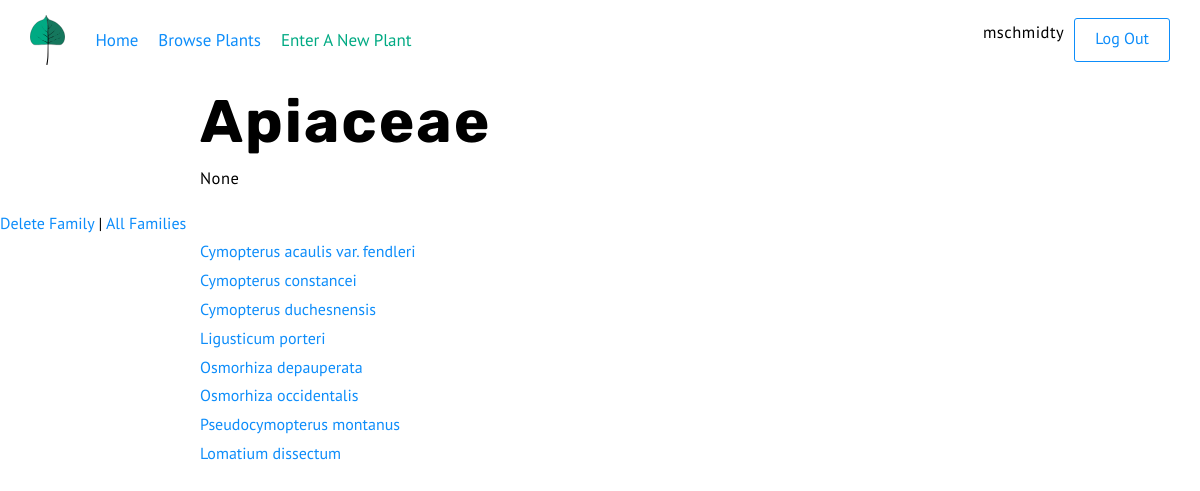
The app's page /plants/family/10/ (signed in) with its own data.
### plants/models.py (models this page shows, shortened)
class Family(models.Model):
    family = models.CharField(max_length = 100)
    family_description = models.TextField(null = True)

class plant_basics(models.Model):
    genus = models.CharField(max_length = 500)
    species = models.CharField(max_length = 500)
    symbol = models.CharField(max_length = 6, null = True)
    common_name = models.CharField(max_length = 100, null = True)
    description = models.TextField(null = True)
    image = models.ImageField(upload_to='images/', blank = True, null = True)
    family = models.ForeignKey(Family, on_delete = models.PROTECT, null = True)

### plants/views.py (the view)
# urls.py: path('family/<int:pk>/', views.FamilyDetailView.as_view(), name = 'family-detail'),
class FamilyDetailView(generic.DetailView):
    model = Family
    template_name = 'plants/family-detail.html'

### plants/templates/plants/family-detail.html
{% extends 'base.html'%}
{% block content%}
<h1>{{ object.family }}</h1>
<p>{{ object.family_description }}</p>
{% if user.is_authenticated %}
<a href="{% url 'plants:family-delete' object.id %} ">Delete Family</a> |  <a href=" {% url 'plants:family-index' %}">All Families</a>
{% endif %}
<ul>
  {% for species in object.plant_basics_set.all %}
    <li><a href="{% url 'plants:detail' species.id %}">{{ species.genus }} {{species.species}}</a></li>
  {% endfor %}
</ul>
{% endblock %}

### templates/base.html (shortened to what this page needs)
{% load static %}
<!DOCTYPE html>
<html lang="en" dir="ltr">
<head>
<link rel="stylesheet" href="{% static 'css/main.css' %}" type="text/css" />
</head>
<body>
<div class="wrapper">
  <header class="site-header">
    <img src="{% static 'svg/TRFO_Plant_Logo.svg'%}" class = "logo" alt="Logo">
    <nav class="header-nav">
      <ul>
        <li><a href="{% url 'home' %}">Home</a></li>
        <li><a href="{% url 'plants:index' %}">Browse Plants</a></li>
        {% if user.is_authenticated %}
          <li><a href="{% url 'plants:create' %}" class="link-highlight">Enter A New Plant</a></li>
        {% endif%}
      </ul>
    </nav>
    <div class="header-user-info">
      {% if user.is_authenticated %}
        <p class="header-username">{{user.username}}</p>
      {% endif%}
      {% if user.is_authenticated %}
        <a href="{% url 'logout' %}" class="button header-login">Log Out</a>
      {% else %}
        <a href="{% url 'login' %}" class="button header-login">Log In</a>
      {% endif %}
    </div>
  </header>
  <div class="content">
    {% block content %}
    {% endblock %}
  </div>
</div>
</body>
</html>

### static/css/main.css (style rules this page uses)
a,abbr,address,article,aside,audio,blockquote,body,canvas,caption,cite,code,dd,del,details,dfn,div,dl,dt,em,fieldset,figcaption,figure,footer,form,h1,h2,h3,h4,h5,h6,header,hgroup,html,iframe,img,ins,label,legend,li,main,mark,nav,ol,p,pre,q,section,small,span,strike,strong,sub,summary,sup,table,tbody,td,tfoot,th,thead,time,tr,ul,video { margin:0;padding:0;border:0 }
html { font-size:62.5% }
* { font-family:inherit;font-size:inherit;line-height:inherit }
a,a:visited { color:inherit }
article,aside,footer,header,main,nav,section { display:block }
* { box-sizing:border-box }
:after,:before { box-sizing:inherit }
ol,ul { list-style:none }
img,video { max-width:100% }
img { border-style:none }
a.link-highlight,a.link-highlight:visited { color:#00aa83 }
body { font-family:PT Sans,sans-serif;font-size:1.6rem;line-height:1.8 }
h1,h2,h3,h4 { font-family:Rubik,sans-serif;font-weight:900 }
p { font-family:PT Sans,sans-serif;line-height:1.8;font-size:1.65rem;letter-spacing:.05rem;margin-bottom:1.5rem }
a,p { font-weight:400 }
a { text-decoration:none }
a,a:visited { color:#0d8dfa }
h1,li a:hover,p a:hover { font-weight:700 }
h1 { font-size:6rem;line-height:1.4;letter-spacing:.2rem }
.site-header { display:flex;padding:1.5rem 3rem;width:100%;position:relative;z-index:3;background:#fff }
.site-header .logo { height:50px;width:auto;margin-right:20px }
.site-header .header-nav,.site-header .header-nav ul { display:flex;justify-content:center;align-items:center }
.site-header .header-nav ul { flex-direction:row }
.site-header .header-nav ul li { padding:0 1rem }
.site-header .header-nav ul a { font-size:1.7rem }
.site-header .header-user-info { align-self:center;margin-left:auto;display:flex }
.site-header .header-login { margin-left:1rem }
.button,button,input[type=submit] { border:1px solid #0d8dfa;padding:.5rem 2rem;border-radius:3px;background:none;color:#0d8dfa }
.content { min-height:calc(100vh - 82px) }
.content a,.content form,.content h1,.content h2,.content h3,.content h4,.content li,.content ol,.content p,.content ul { max-width:800px;width:100%;margin-left:auto;margin-right:auto }
.wrapper { min-height:100vh }

### records on screen
Family: family "Apiaceae", family_description "None"
plant_basics: genus "Cymopterus", species "acaulis var. fendleri"
plant_basics: genus "Cymopterus", species "constancei"
plant_basics: genus "Cymopterus", species "duchesnensis"
plant_basics: genus "Ligusticum", species "porteri"
plant_basics: genus "Osmorhiza", species "depauperata"
plant_basics: genus "Osmorhiza", species "occidentalis"
plant_basics: genus "Pseudocymopterus", species "montanus"
plant_basics: genus "Lomatium", species "dissectum"

### other values on screen
{{ user.username }} "mschmidty"
